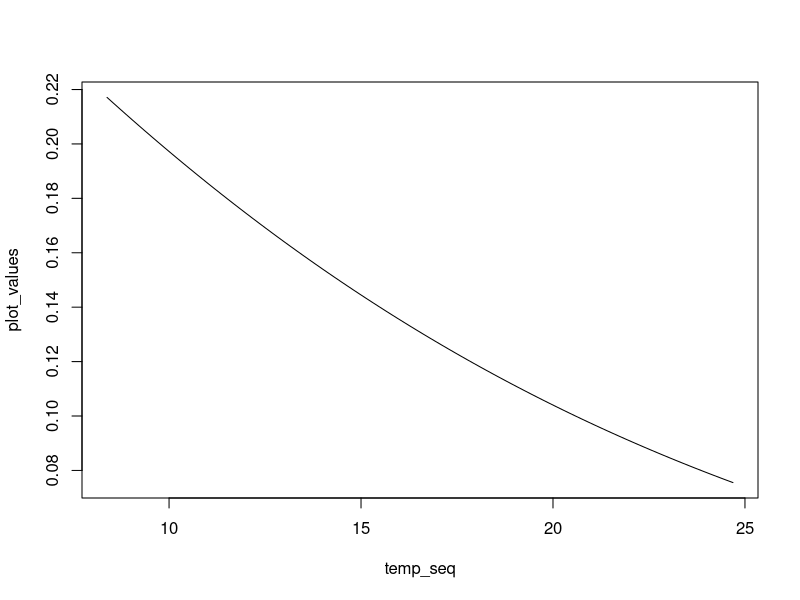
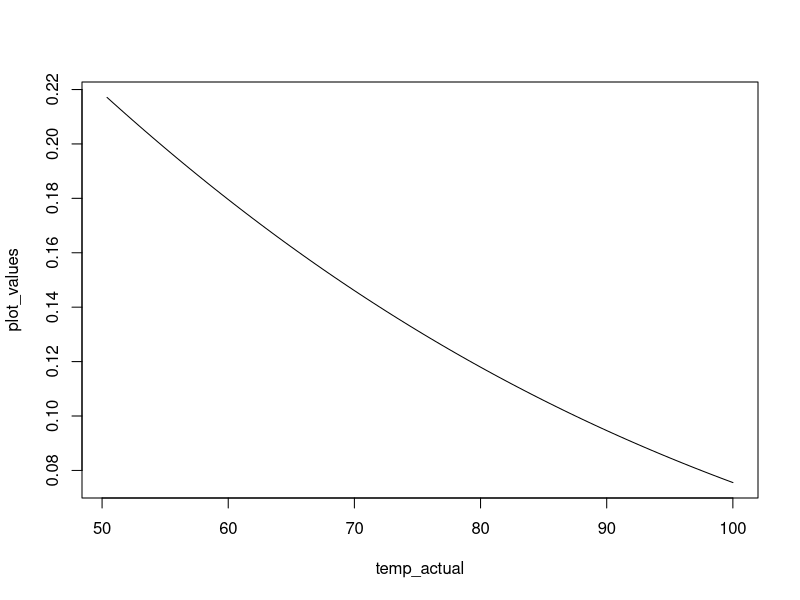
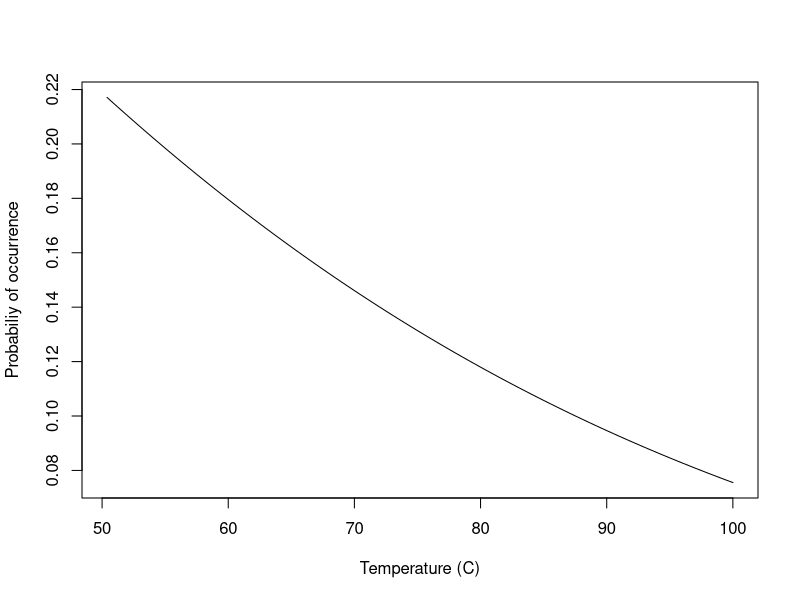
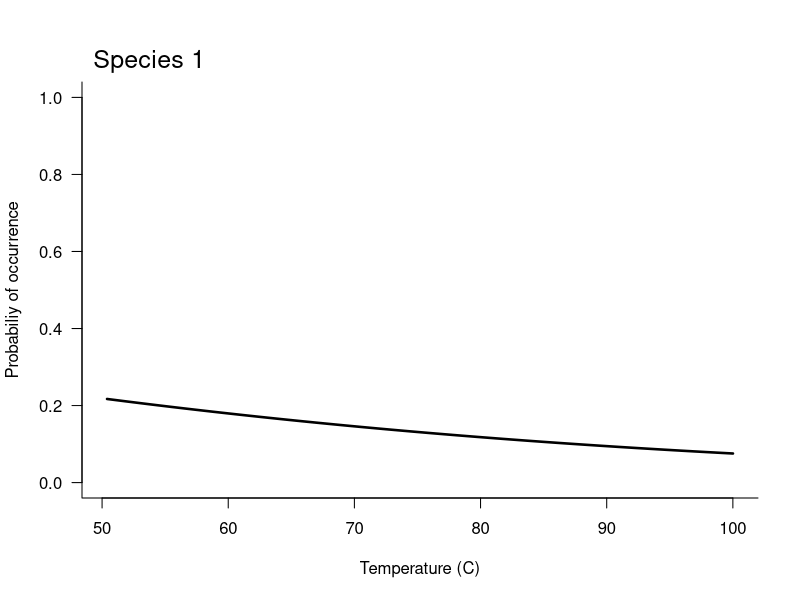
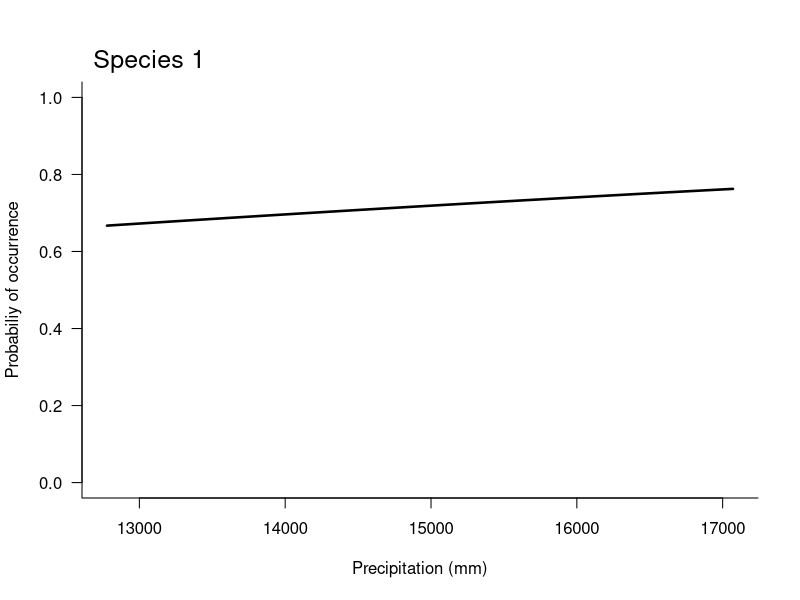
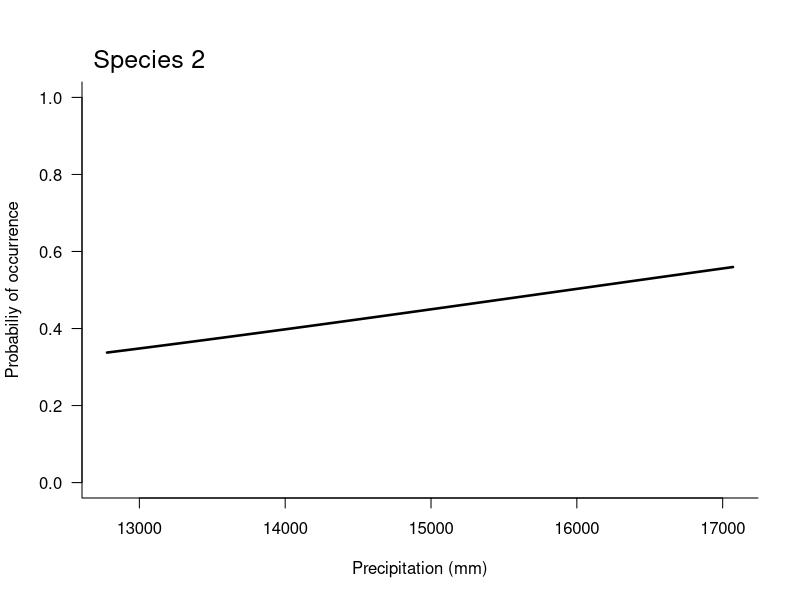

Source code (R) for these figures, in order:
# set a seed to make sure we don't get ridiculous simulated values
set.seed(2019-11-27)

# simulate some data with the following attributes
n_sites <- 200
n_species <- 3

# we need some predictor variables
predictors <- data.frame(
  intercept = rep(1, n_sites),
  temperature_c = rnorm(n_sites, mean = 25, sd = 3),
  precipitation_mm = rnorm(n_sites, mean = 500, sd = 30),
  tree_cover_pc = runif(n_sites, min = 20, max = 80),
  flowering_pc = runif(n_sites, min = 0, max = 45)
)

# simulate some species-level associations with covariates
n_covariates <- ncol(predictors)
covariate_effects <- matrix(
  rnorm(n_species * n_covariates,
        mean = 0, sd = (1 / apply(predictors, 2, mean))),
  nrow = n_covariates,
  ncol = n_species
)

# we can use these to create a `linear_predictor` that gives the mean
#   probability of occurrence for each species at each site (assuming
#   a logit link function)
linear_predictor <- plogis(as.matrix(predictors) %*% covariate_effects)

# we can use these to simulate species occurrences
species_occurrences <- matrix(
  rbinom(n = (n_sites * n_species), size = 1, prob = linear_predictor),
  nrow = n_sites,
  ncol = n_species
)

# now we want to fit a GLM to these data to estimate probabilities of
#   occurrence as as function of the environmental variables

# start by rescaling the environmental variables so they're all centered
#   and have variance = 1

#SO I'VE REMOVED THE FULL CODE AND NOW USING THE FUNCTION BELOW I'M RESCALING MY DATA
rescale<-function(x) {
  (x-mean(x)/sd(x))
}

predictors$temperature_std<- rescale(predictors$temperature_c)
predictors$precipitation_std <-rescale(predictors$precipitation_mm)
predictors$tree_cover_std <- rescale(predictors$tree_cover_pc)
predictors$flowering_std <- rescale(predictors$flowering_pc)


# create a data set with everything includes
data_set <- data.frame(
  occ_sp1 = species_occurrences[, 1],
  occ_sp2 = species_occurrences[, 2],
  occ_sp3 = species_occurrences[, 3],
  predictors
)


# fit a GLM model for the first species
model_sp1 <- glm(
  occ_sp1 ~ temperature_std +
    precipitation_std +
    tree_cover_std +
    flowering_std,
  data = data_set,
  family = binomial()
)

# repeat for species 2 and 3
model_sp2 <- glm(
  occ_sp2 ~ temperature_std + 
    precipitation_std +
    tree_cover_std +
    flowering_std,
  data = data_set,
  family = binomial()
)

model_sp3 <- glm(
  occ_sp3 ~ temperature_std + 
    precipitation_std + 
    tree_cover_std + 
    flowering_std,
  data = data_set,
  family = binomial()
)

# let's assume the models are fitted perfectly and we don't need 
#   to look at model diagnostics. Then we can use these perfect
#   models to make some plots of occurrence probabilities against
#   predictors

# how many values should we use to draw our fitted association?
n_plot <- 100

# we need a sequence of predictor values (temperature in this case)
#   so we can predict occurrence probabilities along a gradient
temp_seq <- seq(min(data_set$temperature_std),
                max(data_set$temperature_std),
                length = n_plot)

# now we make a new data.frame, with the predictor sequence used
#   for the variable of interest, and zeros otherwise
#   (holding all other predictors at their mean)
plot_data <- data.frame(
  temperature_std = temp_seq,
  precipitation_std = rep(0, n_plot),
  tree_cover_std = rep(0, n_plot),
  flowering_std = rep(0, n_plot)
)

# we can use this new data.frame to predict the probability of
#   occurrence at each value along the predictor sequence
plot_values <- predict(model_sp1, newdata = plot_data, type = "response")

# now plot it
plot(plot_values ~ temp_seq, type = "l")

# there's a few things we might want to fix with this plot:
#   1. the x-axis has the standardised values but ideally would
#        have the true temperature values
#   2. we could add some informative axis labels
#   3. we could make some formatting changes based on our own preferences

# change the axis range
temp_actual <- temp_seq * sd(data_set$temperature_c) +
  mean(data_set$temperature_c)
plot(plot_values ~ temp_actual, type = "l")

# change the axis labels
plot(plot_values ~ temp_actual,
     type = "l",
     xlab = "Temperature (C)",
     ylab = "Probabiliy of occurrence")

# other random things we can change
plot(plot_values ~ temp_actual,
     type = "l",
     bty = "l",
     las = 1,
     lwd = 2.5,
     ylim = c(0, 1),
     xlab = "Temperature (C)",
     ylab = "Probabiliy of occurrence")

# could even add a label to the plot
mtext("Species 1", side = 3, line = 0.5, adj = 0.02, cex = 1.5)

# that was easy enough. But now we want to repeat this processs for other
#   predictors and species

# let's start with precipitation for species 1
#    (note: using almost the same code as above)
# generate a sequence of precipitation values
precip_seq <- seq(min(data_set$precipitation_std), max(data_set$precipitation_std), length = n_plot)

# create a new data.frame with this precipitation sequence,
#   holding all other variables at zero (their mean)
plot_data <- data.frame(
  temperature_std = rep(0, n_plot),
  precipitation_std = precip_seq,
  tree_cover_std = rep(0, n_plot),
  flowering_std = rep(0, n_plot)
)

# predict occurrence probabilities at each value of precipitation
plot_values <- predict(model_sp1, newdata = plot_data, type = "response")

# rescale the x-axis values to be actual precipitation rather than
#   standardised values
precip_actual <- precip_seq * sd(data_set$precipitation_mm) +
  mean(data_set$precipitation_mm)

# plot it, with your preferred plot settings
plot(plot_values ~ precip_actual,
     type = "l",
     bty = "l",
     las = 1,
     lwd = 2.5,
     ylim = c(0, 1),
     xlab = "Precipitation (mm)",
     ylab = "Probabiliy of occurrence")

# add a label
mtext("Species 1", side = 3, line = 0.5, adj = 0.02, cex = 1.5)

# what if we want to plot precipitation for species 2?

# repeat the above code, swapping out species 1 for species 2
precip_seq <- seq(min(data_set$precipitation_std), max(data_set$precipitation_std), length = n_plot)
plot_data <- data.frame(
  temperature_std = rep(0, n_plot),
  precipitation_std = precip_seq,
  tree_cover_std = rep(0, n_plot),
  flowering_std = rep(0, n_plot)
)
plot_values <- predict(model_sp2, newdata = plot_data, type = "response")
precip_actual <- precip_seq * sd(data_set$precipitation_mm) + mean(data_set$precipitation_mm)
plot(plot_values ~ precip_actual,
     type = "l",
     bty = "l",
     las = 1,
     lwd = 2.5,
     ylim = c(0, 1),
     xlab = "Precipitation (mm)",
     ylab = "Probabiliy of occurrence")
mtext("Species 2", side = 3, line = 0.5, adj = 0.02, cex = 1.5)

# great, but this seems like a huge amount of copy-paste and a lot of
#   opportunities for mistakes if we want to plot three species by
#   four predictors. What if we had more species or more predictors?


#now I am testing this 

#testing this for version control 